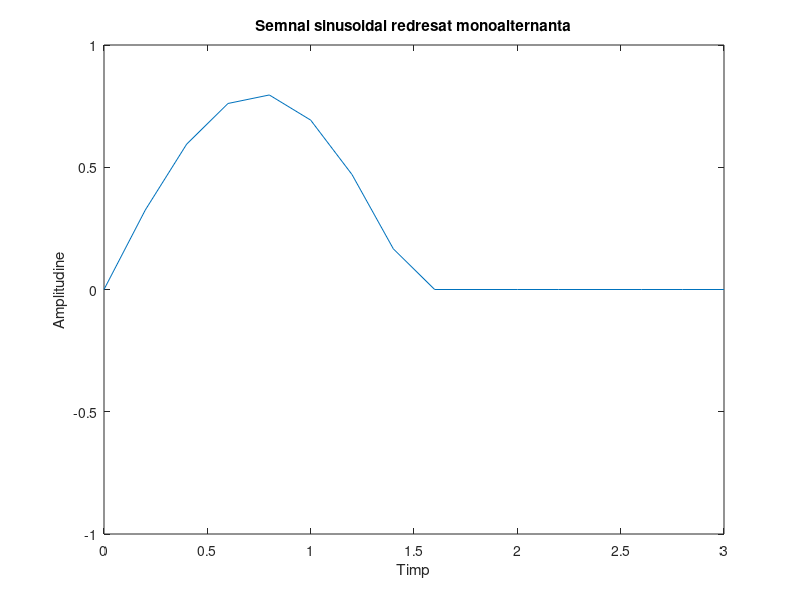

This chart was generated by the following MATLAB code:
t=0:0.2:3;	%realizarea vectoruli timp

s1=0.8*sin(((2*pi)/3)*t);	%realizarea semnalului sinusoidal

s=0.5*(s1+abs(s1));		%redresarea pe alternanta pozitiva a semnalului

plot(t, s);			%reprezentarea grafica a semnalului cerut
axis([0 3 -1 1 ]);
title ('Semnal sinusoidal redresat monoalternanta');
xlabel('Timp');
ylabel('Amplitudine');


